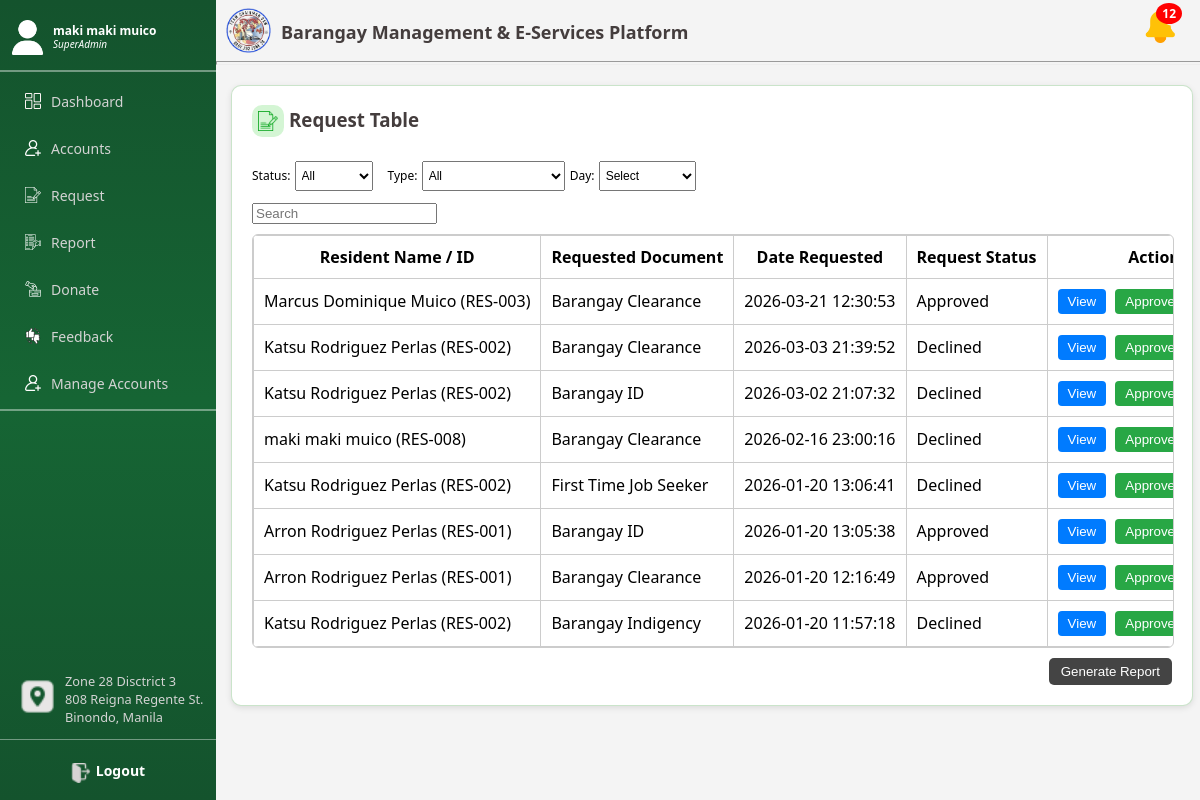
The page /Request.php (signed in) on the database its author committed.
### tables this page shows
CREATE TABLE `requests` (
  `request_id` int(11) NOT NULL,
  `user_id` int(11) NOT NULL,
  `fullname` varchar(255) NOT NULL,
  `address` varchar(255) NOT NULL,
  `purpose` varchar(255) NOT NULL,
  `document_type` varchar(100) NOT NULL,
  `guardian_name` varchar(255) DEFAULT NULL,
  `guardian_address` varchar(255) DEFAULT NULL,
  `guardian_contact` varchar(50) DEFAULT NULL,
  `status` enum('Pending','Approved','Declined') DEFAULT 'Pending',
  `created_at` datetime DEFAULT current_timestamp(),
  `date_requested` datetime DEFAULT current_timestamp(),
  `decline_reason` text DEFAULT NULL
);

CREATE TABLE `accounts` (
  `id` int(11) NOT NULL,
  `fullname` varchar(150) NOT NULL,
  `birthdate` date NOT NULL,
  `gender` varchar(20) NOT NULL,
  `civil_status` varchar(20) NOT NULL,
  `address` text NOT NULL,
  `phone` varchar(20) NOT NULL,
  `email` varchar(150) NOT NULL,
  `username` varchar(100) NOT NULL,
  `password` varchar(255) NOT NULL,
  `isf` varchar(10) NOT NULL,
  `household_head` varchar(150) NOT NULL,
  `pwd` varchar(10) NOT NULL,
  `solo_parent` varchar(10) NOT NULL,
  `pwd_proof` varchar(255) DEFAULT NULL,
  `solo_parent_proof` varchar(255) DEFAULT NULL,
  `role` varchar(50) DEFAULT 'resident',
  `status` varchar(50) DEFAULT 'active',
  `created_at` timestamp NOT NULL DEFAULT current_timestamp(),
  `profile_image` varchar(255) DEFAULT NULL,
  `status_message` varchar(255) DEFAULT NULL,
  `status_message_seen` tinyint(1) NOT NULL DEFAULT 0,
  `proof_of_residency` varchar(255) DEFAULT NULL
);

### Request.php (the view, shortened to what this page needs)
<?php
include 'db.php';
$pendingAccountsQuery = "SELECT COUNT(*) AS total FROM accounts WHERE status = 'pending' AND role = 'resident'";
$pendingAccountsResult = $conn->query($pendingAccountsQuery);
$pendingAccounts = $pendingAccountsResult ? $pendingAccountsResult->fetch_assoc()['total'] : 0;
$pendingRequestsQuery = "SELECT COUNT(*) AS total FROM requests WHERE status IN ('pending','Pending')";
$pendingRequestsResult = $conn->query($pendingRequestsQuery);
$pendingRequests = $pendingRequestsResult ? $pendingRequestsResult->fetch_assoc()['total'] : 0;
$pendingReportsQuery = "SELECT COUNT(*) AS total FROM reports WHERE status IN ('pending','Pending')";
$pendingReportsResult = $conn->query($pendingReportsQuery);
$pendingReports = $pendingReportsResult ? $pendingReportsResult->fetch_assoc()['total'] : 0;
$pendingDonationsQuery = "SELECT COUNT(*) AS total FROM donations WHERE status = 'New'";
$pendingDonationsResult = $conn->query($pendingDonationsQuery);
$pendingDonations = $pendingDonationsResult ? $pendingDonationsResult->fetch_assoc()['total'] : 0;
$pendingFeedbacksQuery = "SELECT COUNT(*) AS total FROM feedbacks WHERE status = 'New'";
$pendingFeedbacksResult = $conn->query($pendingFeedbacksQuery);
$pendingFeedbacks = $pendingFeedbacksResult ? $pendingFeedbacksResult->fetch_assoc()['total'] : 0;
$pendingFollowUpsQuery = "
  SELECT COUNT(*) AS total
  FROM admin_followups af
  LEFT JOIN accounts a ON af.sender_email = a.email
  WHERE af.status = 'New'
    AND (a.status IS NULL OR a.status != 'active')
";
$pendingFollowUpsResult = $conn->query($pendingFollowUpsQuery);
$pendingFollowUps = $pendingFollowUpsResult ? $pendingFollowUpsResult->fetch_assoc()['total'] : 0;
$totalPending = $pendingRequests + $pendingReports + $pendingDonations + $pendingFeedbacks + $pendingAccounts + $pendingFollowUps;
$recentNotifications = [];
$recentRequestsQuery = "SELECT 'Request' AS type, r.request_id AS id, r.document_type AS details, r.created_at AS date, a.fullname AS user
                        FROM requests r
                        JOIN accounts a ON r.user_id = a.id
                        WHERE r.status IN ('pending','Pending')
                        ORDER BY r.created_at DESC LIMIT 5";
$recentRequestsResult = $conn->query($recentRequestsQuery);
while ($recentRequestsResult && ($row = $recentRequestsResult->fetch_assoc())) {
    $recentNotifications[] = $row;
}
$recentReportsQuery = "SELECT 'Report' AS type, r.id AS id, r.reason AS details, r.created_at AS date, a.fullname AS user
                       FROM reports r
                       JOIN accounts a ON r.user_id = a.id
                       WHERE r.status IN ('pending','Pending')
                       ORDER BY r.created_at DESC LIMIT 5";
$recentReportsResult = $conn->query($recentReportsQuery);
while ($recentReportsResult && ($row = $recentReportsResult->fetch_assoc())) {
    $recentNotifications[] = $row;
}
$recentDonationsQuery = "SELECT 'Donation' AS type, d.id AS id, d.message AS details, d.created_at AS date, a.fullname AS user
                         FROM donations d
                         JOIN accounts a ON d.user_id = a.id
                         WHERE d.status = 'New'
                         ORDER BY d.created_at DESC LIMIT 5";
$recentDonationsResult = $conn->query($recentDonationsQuery);
while ($recentDonationsResult && ($row = $recentDonationsResult->fetch_assoc())) {
    $recentNotifications[] = $row;
}
$recentFeedbacksQuery = "SELECT 'Feedback' AS type, f.id AS id, f.feedback_text AS details, f.created_at AS date, a.fullname AS user
                         FROM feedbacks f
                         JOIN accounts a ON f.user_id = a.id
                         WHERE f.status = 'New'
                         ORDER BY f.created_at DESC LIMIT 5";
$recentFeedbacksResult = $conn->query($recentFeedbacksQuery);
while ($recentFeedbacksResult && ($row = $recentFeedbacksResult->fetch_assoc())) {
    $recentNotifications[] = $row;
}
$recentAccountsQuery = "SELECT 'Account' AS type, a.id AS id, CONCAT('New account: ', a.fullname) AS details, a.created_at AS date, a.fullname AS user
                        FROM accounts a
                        WHERE a.status = 'pending' AND a.role = 'resident'
                        ORDER BY a.created_at DESC LIMIT 5";
$recentAccountsResult = $conn->query($recentAccountsQuery);
while ($recentAccountsResult && ($row = $recentAccountsResult->fetch_assoc())) {
    $recentNotifications[] = $row;
}
$recentFollowUpsQuery = "
  SELECT 'FollowUp' AS type, af.id AS id, af.message AS details, af.created_at AS date, af.sender_email AS user
  FROM admin_followups af
  LEFT JOIN accounts a ON af.sender_email = a.email
  WHERE af.status = 'New'
    AND (a.status IS NULL OR a.status != 'active')
  ORDER BY af.created_at DESC
  LIMIT 5
";
$recentFollowUpsResult = $conn->query($recentFollowUpsQuery);
while ($recentFollowUpsResult && ($row = $recentFollowUpsResult->fetch_assoc())) {
    $recentNotifications[] = $row;
}
$type_filter = isset($_GET['type']) ? $_GET['type'] : '';
$day_filter = isset($_GET['day']) ? $_GET['day'] : '';
$search = isset($_GET['search']) ? $_GET['search'] : '';
    ?>
<!DOCTYPE html>
<html lang="en">
<head>
<link rel="stylesheet" href="secretary.css">
</head>
<body>
<div class="sidebar">
    <div class="sideflex">
        <div class="usercontainer">
            <img class="user" src="images/usericon.png" alt="Notification" />
        </div>
        <div class="info">
            <h4 class="username"><?= htmlspecialchars($_SESSION["fullname"]) ?></h4>
            <h4 class="usertype"><?= htmlspecialchars($_SESSION["role"]) ?></h4>
        </div>
    </div>
    <hr class="hrside">
    <?php if ($_SESSION["role"] === "SuperAdmin"): ?>
        <div class="btncontainer" onclick="window.location.href='SuperAdmin_Dashboard.php'">
            <img class="icon" src="images/dashboard.png" alt="home" />
            <h4 class="text">Dashboard</h4>
        </div>
    <?php endif; ?>
    <div class="btncontainer" onclick="window.location.href='Resident_User.php'">
        <img class="icon" src="images/add-user.png" alt="home" />
        <h4 class="text">Accounts</h4>
    </div>
    <div class="btncontainer" onclick="window.location.href='Request.php'">
        <img class="icon" src="images/reqicon.png" alt="request" />
        <h4 class="text">Request</h4>
    </div>
    <div class="btncontainer" onclick="window.location.href='Report.php'">
        <img class="icon" src="images/repicon.png" alt="request" />
        <h4 class="text">Report</h4>
    </div>
    <div class="btncontainer" onclick="window.location.href='Donate.php'">
        <img class="icon" src="images/dicon.png" alt="request" />
        <h4 class="text">Donate</h4>
    </div>
    <div class="btncontainer" onclick="window.location.href='Feedback.php'">
        <img class="icon" src="images/fbicon.png" alt="request" />
        <h4 class="text">Feedback</h4>
    </div>
    <?php if ($_SESSION["role"] === "SuperAdmin"): ?>
        <div class="btncontainer" onclick="window.location.href='Manage_Accounts.php'">
            <img class="icon" src="images/add-user.png" alt="manage accounts" />
            <h4 class="text">Manage Accounts</h4>
        </div>
    <?php endif; ?>
    <hr style="width: 100%; border: 0.5px solid rgba(255, 255, 255, 0.4); margin-top: 0px;">
    <div class="address1">
        <img class="logoadd" src="images/pin.png" alt="Feedback">
        <div class="addtext">
            <p>Zone 28 Disctrict 3 <br>808 Reigna Regente St. <br>Binondo, Manila</p>
        </div>
    </div>
    <div class="logoutcontainer" onclick="window.location.href='logout.php'">
        <img class="logolog" src="images/logout.png" alt="Feedback">
        <h4 class="logout">Logout</h4>
    </div>
</div>
<div class="content">
<div class="dashboard-header">
    <div class="header-left">
        <img src="images/logo2.png" class="logo">
        <div class="header-text">
            <h1 class="res1">Barangay Management & E-Services Platform</h1>
        </div>
    </div>
    <div class="notification-container" onclick="toggleNotifications()">
        <img src="images/notification.png" class="header-icon" alt="Notifications">
        <?php if ($totalPending > 0): ?>
            <span class="notification-badge"><?= $totalPending ?></span>
        <?php endif; ?>
    </div>
</div>
<hr class="green-line">
<div id="cardrequest" class="cardrequest">
    <div class="flex1" style="align-items:center; gap: 10px; margin-bottom:10px; flex-wrap:wrap;">
        <div style="display:flex; align-items:flex-start; margin-top: 8px;">
            <div class="logo-containeradmin">
                <img class="logoadmin" src="images/report.png" alt="Logo">
            </div>
            <h3 style="margin-top: 8px; margin-left:5px; color: #443d3d;">Request Table</h3>
        </div>
        <div class="flex3">
            <form class="resform" method="GET" action="Request.php" id="filterForm">
                <div>
                    <label>Status:</label>
                    <select class="custom3" name="status" onchange="document.getElementById('filterForm').submit()">
                        <option value="">All</option>
                    </select>
                </div>
                <div>
                    <label>Type:</label>
                    <select class="custom5" name="type" onchange="document.getElementById('filterForm').submit()">
                        <option value="All" <?= $type_filter === 'All' || !$type_filter ? 'selected' : '' ?>>All</option>
                    </select>
                </div>
                <div>
                    <label class="day">Day:</label>
                    <select class="custom4" name="day" id="requestDayFilter" onchange="filterByRequestDay(this.value)">
                        <option value="" <?= $day_filter === '' ? 'selected' : '' ?>>Select</option>
                    </select>
                </div>
            </form>
        </div>
        <form method="GET" action="Request.php" id="searchForm">
            <input
                class="searches"
                placeholder="Search"
                type="search"
                name="search"
                value="<?= htmlspecialchars($search) ?>"
                onchange="document.getElementById('searchForm').submit()">
        </form>
    </div>
    <?php
    if (in_array($_SESSION['role'], ['Admin', 'SuperAdmin'])) {
        $sql = "SELECT
                    r.request_id,
                    r.document_type,
                    r.status,
                    r.date_requested,
                    r.purpose,
                    r.guardian_name,
                    r.guardian_address,
                    r.guardian_contact,
                    a.fullname,
                    a.address,
                    a.id AS resident_id
                FROM requests r
                INNER JOIN accounts a ON r.user_id = a.id
                WHERE 1=1";
        $sql .= " ORDER BY r.date_requested DESC";
        $stmt = $conn->prepare($sql);
        $stmt->execute();
        $result = $stmt->get_result();
        $requestRows = [];
        while ($result && $row = $result->fetch_assoc()) {
            $requestRows[] = $row;
        }
        echo "<div class='table-container'>";
        echo "<table border='1' cellpadding='10'>";
        echo "
            <tr>
                <th>Resident Name / ID</th>
                <th>Requested Document</th>
                <th>Date Requested</th>
                <th>Request Status</th>
                <th>Actions</th>
            </tr>
        ";
        if (!empty($requestRows)) {
            foreach ($requestRows as $row) {
                echo "<tr>";
                echo "<td>" . htmlspecialchars($row['fullname']) . " (RES-" . str_pad($row['resident_id'], 3, '0', STR_PAD_LEFT) . ")</td>";
                echo "<td>" . htmlspecialchars($row['document_type']) . "</td>";
                echo "<td>" . htmlspecialchars($row['date_requested']) . "</td>";
                echo "<td>" . htmlspecialchars(ucfirst($row['status'])) . "</td>";
                echo "<td>
                    <button class='btn-view' onclick='viewRequest(" . (int)$row['request_id'] . ")'>View</button>
                    <button class='btn-approve' onclick='openApprovalModal(" . (int)$row['request_id'] . ")'>Approve</button>
                    <button class='btn-decline' onclick='openDeclineModal(" . (int)$row['request_id'] . ")'>Decline</button>
                  </td>";
                echo "</tr>";
            }
        } else {
            echo "<tr><td colspan='5'>No requests found</td></tr>";
        }
        echo "</table>";
        echo "</div>";
        echo "<div style='display: flex;'>";
        echo "  <div class='botbtn'>";
        echo "  <button class='btn-report' onclick='generateReport()'>Generate Report</button>";
        echo "  </div>";
        echo "</div>";
    }
    ?>
</div>
</div>
</body>
</html>

### rows shown on the page
requests: user.fullname "Marcus Dominique Muico", user "003", document_type "Barangay Clearance", date_requested "2026-03-21 12:30:53", status "Approved"
requests: user.fullname "Katsu Rodriguez Perlas", user "002", document_type "Barangay Clearance", date_requested "2026-03-03 21:39:52", status "Declined"
requests: user.fullname "Katsu Rodriguez Perlas", user "002", document_type "Barangay ID", date_requested "2026-03-02 21:07:32", status "Declined"
requests: user.fullname "maki maki muico", user "008", document_type "Barangay Clearance", date_requested "2026-02-16 23:00:16", status "Declined"
requests: user.fullname "Katsu Rodriguez Perlas", user "002", document_type "First Time Job Seeker", date_requested "2026-01-20 13:06:41", status "Declined"
requests: user.fullname "Arron Rodriguez Perlas", user "001", document_type "Barangay ID", date_requested "2026-01-20 13:05:38", status "Approved"
requests: user.fullname "Arron Rodriguez Perlas", user "001", document_type "Barangay Clearance", date_requested "2026-01-20 12:16:49", status "Approved"
requests: user.fullname "Katsu Rodriguez Perlas", user "002", document_type "Barangay Indigency", date_requested "2026-01-20 11:57:18", status "Declined"

### other values the page prints
$_SESSION["fullname"] "maki maki muico"
$_SESSION["role"] "SuperAdmin"
$totalPending "12"
